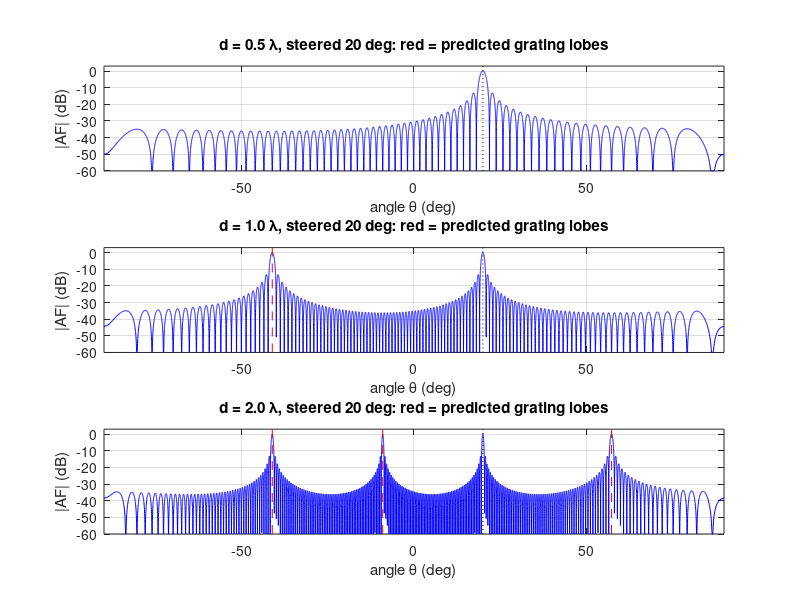
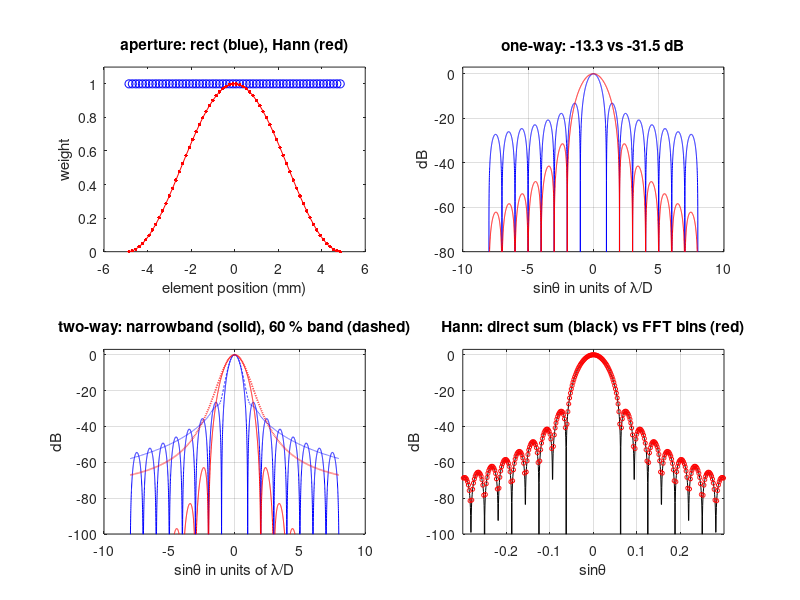

Here is the MATLAB script that generated these plots, in order:
%% m04_aperture_to_beam.m  -- Module 04: the beam pattern is the Fourier transform of the aperture
% Purpose : compute the far-field (or focal-plane) pattern of a linear array as the DTFT of
%           its apodization, compare rect vs Hann, one-way vs two-way (Tx = Rx), show that a
%           zero-padded FFT of the weights reproduces the direct far-field sum, and move
%           grating lobes with the pitch (d = lambda/2, lambda, 2 lambda).
% Change  : f0, N (elements), the pitch list, the steering angle th0_deg.
% Expect  : first sidelobe  rect -13.3 dB one-way / -26.5 dB two-way,
%                           Hann -31.5 dB one-way / -63 dB two-way;
%           -6 dB width (units of lambda/D in sin(theta)): rect 1.21 / 0.89, Hann 2.00 / 1.44;
%           FFT vs direct sum agree to ~1e-14; grating lobes at sin(th_g) = sin(th0) + m lambda/d
%           (d = lambda, 20 deg steering: -41.1 deg); element factor (w = 0.9 d) lowers that
%           grating lobe by ~4.4 dB one-way; a 60 % band fills the rect two-way first null
%           (-24 dB) and lowers the level at the narrowband sidelobe position to -28.8 dB.
% Model   : sections 1-3 monochromatic, point-like elements (no element directivity), far field
%           or focal plane; section 4 adds a rigid-baffle element factor sinc(w sin(theta)/lambda);
%           section 5 a Gaussian two-way spectrum (time-integrated energy pattern).
% Base MATLAB only; runs in MATLAB R2019b+ and GNU Octave 8.
clear; close all; rng(1);

%% Parameters
c   = 1.540;            % mm/us
f0  = 5;                % MHz
lam = c/f0;             % wavelength (mm) = 0.308
N   = 64;               % elements
d   = lam/2;            % pitch for the apodization study (mm)
n   = 0:N-1;
xn  = (n - (N-1)/2)*d;  % element positions (mm), centered
D   = N*d;              % aperture length (mm)
wR  = ones(1, N);
wH  = 0.5 - 0.5*cos(2*pi*(n + 0.5)/N);       % symmetric Hann sampled at element centers
AF  = @(w, x, u) abs( exp(1j*2*pi/lam * u(:) * x) * w(:) ).' / sum(w);   % |sum w e^{jk x u}|, u = sin(th) - sin(th0)

%% 1. First sidelobe and -6 dB width: rect vs Hann, one-way vs two-way
uf = linspace(0, 6*lam/D, 6001);              % fine grid from the main-lobe peak outward
fprintf('--- apodization (N = %d, d = lambda/2, D = %.2f mm) ---\n', N, D);
fprintf('%-10s %-8s %12s %16s %14s\n', 'aperture', 'pattern', '1st SL (dB)', '-6 dB width', 'first null');
labels = {'rect', 'Hann'}; Ws = {wR, wH};
theorySL = [-13.26 -26.52; -31.47 -62.93]; theoryW6 = [1.207 0.886; 2.000 1.441];
for ia = 1:2
    a1 = AF(Ws{ia}, xn, uf);
    for way = 1:2
        a = a1.^way; dBv = 20*log10(a + 1e-300);
        k = 2; while ~(dBv(k) < dBv(k-1) && dBv(k) <= dBv(k+1)), k = k + 1; end      % first null
        j = k; while ~(dBv(j) > dBv(j-1) && dBv(j) >= dBv(j+1)), j = j + 1; end      % first sidelobe
        i6 = find(dBv < -6.0206, 1);
        u6 = uf(i6-1) + (-6.0206 - dBv(i6-1))*(uf(i6) - uf(i6-1))/(dBv(i6) - dBv(i6-1));
        fprintf('%-10s %-8s %7.2f (%6.2f) %9.3f (%5.3f) lam/D %8.3f lam/D\n', labels{ia}, char('one-way' * (way == 1) + 'two-way' * (way == 2)), ...
                dBv(j), theorySL(ia, way), 2*u6*D/lam, theoryW6(ia, way), uf(k)*D/lam);
    end
end
fprintf('(lateral -6 dB width in the focal plane = width in lam/D times lambda F#: rect two-way 0.886 lambda F#)\n');
Fn = 2;                                       % example F-number
fprintf('at F# = %d, %.0f MHz (lambda F# = %.3f mm): rect -6 dB width %.3f mm one-way, %.3f mm two-way\n', ...
        Fn, f0, lam*Fn, 1.207*lam*Fn, 0.886*lam*Fn);
fprintf('Hann/rect -6 dB width ratio: %.2f one-way, %.2f two-way\n', 2.000/1.207, 1.441/0.886);

%% 2. Beam = FFT of the aperture: zero-padded FFT vs direct far-field sum
L = 4096;
Wf = abs(fft(wH, L)) / sum(wH);                % DTFT samples at psi = -2 pi k/L
psi = -2*pi*(0:L-1)/L; psi = mod(psi + pi, 2*pi) - pi;     % wrap to [-pi, pi)
uk = psi*lam/(2*pi*d);                         % psi = k d u  ->  u = sin(theta)
vis = abs(uk) <= 1;
direct = AF(wH, xn, uk(vis));
fprintf('\n--- FFT of the weights vs direct far-field sum (Hann, L = %d) ---\n', L);
fprintf('max | |FFT| - |direct sum| | over %d visible-region samples = %.2e\n', nnz(vis), max(abs(Wf(vis) - direct)));
fprintf('sin(theta) per FFT bin = lambda/(L d) = %.5f\n', lam/(L*d));

%% 3. Grating lobes vs pitch
th0_deg = 20;
pitches = [0.5 1 2]*lam;
uu = linspace(-1, 1, 20001); thd = asind(uu);
fprintf('\n--- grating lobes, N = %d, steering 0 and %d deg ---\n', N, th0_deg);
figure('Name', 'grating lobes', 'Position', [80 80 760 640]);
for ip = 1:3
    dp = pitches(ip); xp = (n - (N-1)/2)*dp;
    for st = [0 th0_deg]
        s0 = sind(st);
        a = AF(wR, xp, uu - s0); adB = 20*log10(a + 1e-300);
        pk = find([adB(1) > adB(2), adB(2:end-1) > adB(1:end-2) & adB(2:end-1) >= adB(3:end), adB(end) > adB(end-1)] & adB > -1.5);
        meas = thd(pk); meas = meas(abs(meas - st) > 0.5);                          % drop the main lobe
        m = -4:4; m = m(m ~= 0); sg = s0 + m*lam/dp; pred = asind(sg(abs(sg) <= 1 + 1e-12));
        sp = sprintf(' %.1f', sort(pred)); if isempty(pred), sp = ' none'; end
        sm = sprintf(' %.1f', sort(meas)); if isempty(meas), sm = ' none'; end
        fprintf('d = %.2f lambda (%.3f mm), steer %2d deg: predicted [%s ] deg, measured [%s ] deg\n', dp/lam, dp, st, sp, sm);
        if st == th0_deg
            subplot(3, 1, ip); plot(thd, max(-60, adB), 'b'); hold on;
            for g = pred, plot([g g], [-60 3], 'r--'); end
            plot([st st], [-60 3], 'k:'); hold off; ylim([-60 3]); xlim([-90 90]); grid on;
            xlabel('angle \theta (deg)'); ylabel('|AF| (dB)');
            title(sprintf('d = %.1f \\lambda, steered %d deg: red = predicted grating lobes', dp/lam, st));
        end
    end
end
fprintf('d <= lambda/2: no grating lobe for any steering; d <= lambda/(1+sin(th_max)) for |th0| <= th_max\n');
fprintf('for th_max = %d deg: d <= %.3f mm (%.3f lambda)\n', th0_deg, lam/(1 + sind(th0_deg)), 1/(1 + sind(th0_deg)));

%% 4. Element directivity attenuates grating lobes (d = lambda, steered 20 deg)
dp = lam; xp = (n - (N-1)/2)*dp; s0 = sind(th0_deg);
we = 0.9*dp;                                       % element width (mm): 10 % kerf
sincf = @(v) (sin(pi*v) + (v == 0)) ./ (pi*v + (v == 0));
EF = @(uabs) abs(sincf(we*uabs/lam));
thg = asind(s0 - lam/dp);                          % predicted grating lobe (deg)
aM = AF(wR, xp, 0)        * EF(s0);                % main lobe (u = 0 at theta = th0)
aG = AF(wR, xp, sind(thg) - s0) * EF(sind(thg));   % grating lobe
fprintf('\n--- element directivity (d = lambda, w = 0.9 d, steer %d deg) ---\n', th0_deg);
fprintf('grating lobe at %.1f deg; element factor there %.2f dB, at the main lobe %.2f dB\n', thg, 20*log10(EF(sind(thg))), 20*log10(EF(s0)));
fprintf('grating lobe re main lobe: %.2f dB one-way, %.2f dB two-way (0 dB without the element factor)\n', 20*log10(aG/aM), 40*log10(aG/aM));

%% 5. Broadband: a 60 % two-way band smears sidelobes and fills nulls (energy pattern)
FBW = 0.60; sf = FBW/(2*sqrt(2*log(2)));           % Gaussian amplitude-spectrum std (units of f0)
fr  = linspace(1 - 4*sf, 1 + 4*sf, 41);            % frequencies (units of f0)
Pw  = exp(-(fr - 1).^2/sf^2);                      % |P(f)|^2 weights
ue  = [0 1 1.43 2 2.46]*lam/D;                     % sin(theta): peak, rect null, rect SL, Hann null, Hann SL
AFl = @(w, x, u, lm) abs( exp(1j*2*pi/lm * u(:) * x) * w(:) ).' / sum(w);
fprintf('\n--- broadband two-way energy pattern, FBW = %.0f %% (levels in dB re peak) ---\n', 100*FBW);
fprintf('%-6s %-11s %8s %8s %8s %8s\n', 'apod', 'model', 'u=1', 'u=1.43', 'u=2', 'u=2.46');
ub2 = linspace(-8*lam/D, 8*lam/D, 4001); Ebb = zeros(2, numel(ub2));
for ia = 1:2
    Eu = zeros(1, numel(ue)); Eb = zeros(1, numel(ub2));
    for kf = 1:numel(fr)
        Eu = Eu + Pw(kf)*AFl(Ws{ia}, xn, ue,  lam/fr(kf)).^4;
        Eb = Eb + Pw(kf)*AFl(Ws{ia}, xn, ub2, lam/fr(kf)).^4;
    end
    Ebb(ia, :) = 10*log10(Eb/max(Eb));
    nb = 40*log10(AF(Ws{ia}, xn, ue) + 1e-300);
    fprintf('%-6s %-11s %8.1f %8.1f %8.1f %8.1f\n', labels{ia}, 'narrowband', max(nb(2:end), -99));
    fprintf('%-6s %-11s %8.1f %8.1f %8.1f %8.1f\n', labels{ia}, 'broadband', 10*log10(Eu(2:end)/Eu(1)));
end
fprintf('(u in units of lambda0/D; -99 marks an exact null)\n');

%% Figures: apodization and FFT-vs-direct
figure('Name', 'aperture to beam', 'Position', [80 80 760 640]);
subplot(2, 2, 1); plot(xn, wR, 'bo', xn, wH, 'r.-', 'MarkerSize', 8); ylim([0 1.1]);
xlabel('element position (mm)'); ylabel('weight'); title('aperture: rect (blue), Hann (red)');
ub = linspace(-8*lam/D, 8*lam/D, 4001);
subplot(2, 2, 2);
plot(ub*D/lam, 20*log10(AF(wR, xn, ub)), 'b', ub*D/lam, 20*log10(AF(wH, xn, ub)), 'r'); ylim([-80 3]); grid on;
xlabel('sin\theta in units of \lambda/D'); ylabel('dB'); title('one-way: -13.3 vs -31.5 dB');
subplot(2, 2, 3);
plot(ub*D/lam, 40*log10(AF(wR, xn, ub)), 'b', ub*D/lam, 40*log10(AF(wH, xn, ub)), 'r'); hold on;
plot(ub2*D/lam, Ebb(1, :), 'b--', ub2*D/lam, Ebb(2, :), 'r--', 'LineWidth', 1.2); hold off; ylim([-100 3]); grid on;
xlabel('sin\theta in units of \lambda/D'); ylabel('dB'); title('two-way: narrowband (solid), 60 % band (dashed)');
subplot(2, 2, 4);
ud = linspace(-1, 1, 4001);
plot(ud, 20*log10(AF(wH, xn, ud)), 'k'); hold on;
iv = find(vis); iv = iv(1:4:end);
plot(uk(iv), 20*log10(Wf(iv) + 1e-300), 'ro', 'MarkerSize', 3); hold off; ylim([-100 3]); xlim([-0.3 0.3]); grid on;
xlabel('sin\theta'); ylabel('dB'); title('Hann: direct sum (black) vs FFT bins (red)');
